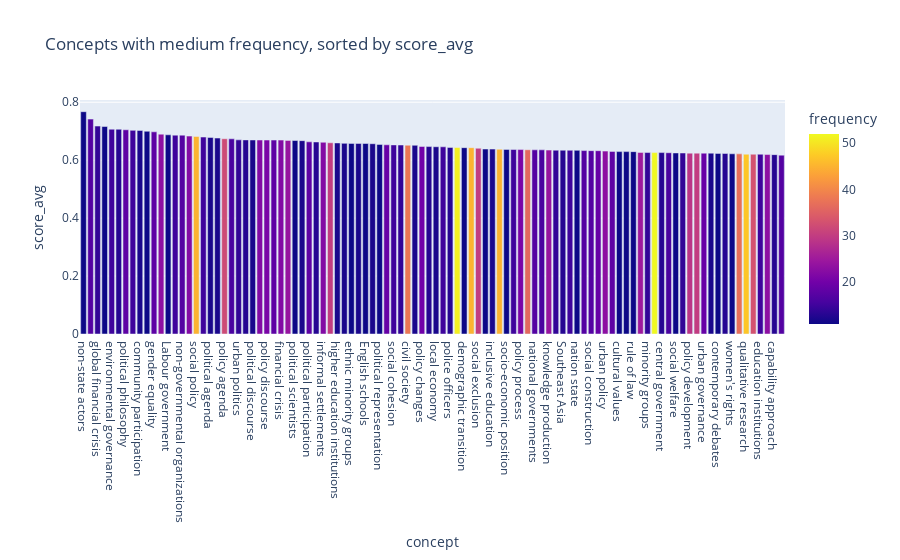

Notebook cell for this chart:
### Markdown cell above
### 4.2 [Method 2] prefiltering by `frequency` and sorting by `score_avg`

This method also allows to isolate interesting concepts, even if they are not very frequently appearing in our dataset.

### Code cell
temp = concepts_unique.query("frequency > 10 & frequency < 100").sort_values(["score_avg", "frequency"], ascending=False)

px.bar(temp[:100], 
       title="Concepts with medium frequency, sorted by score_avg",
       x="concept", y="score_avg", 
       height=600,
       color="frequency")

### Figure 1 — Plotly figure (JSON) as saved in the notebook; plotly's stock layout.template omitted (floating-point values rounded to 4 significant figures)
{"data": [{"alignmentgroup": "True", "hovertemplate": "concept=%{x}<br>score_avg=%{y}<br>frequency=%{marker.color}<extra></extra>", "legendgroup": "", "marker": {"color": [11, 17, 14, 11, 15, 13, 18, 15, 12, 11, 18, 23, 11, 15, 17, 22, 45, 15, 12, 12, 32, 16, 14, 13, 12, 22, 21, 18, 22, 24, 11, 12, 18, 13, 22, 30, 12, 12, 11, 12, 11, 12, 11, 19, 15, 14, 38, 12, 20, 13, 12, 15, 13, 51, 11, 45, 30, 11, 12, 45, 11, 15, 21, 36, 17, 16, 24, 14, 13, 15, 11, 17, 17, 19, 23, 18, 11, 11, 11, 25, 14, 52, 13, 16, 11, 14, 29, 30, 19, 12, 11, 13, 11, 37, 47, 33, 15, 23, 13, 17], "coloraxis": "coloraxis"}, "name": "", "offsetgroup": "", "orientation": "v", "showlegend": false, "textposition": "auto", "type": "bar", "x": ["non-state actors", "Sustainable Development Goals", "global financial crisis", "policy mobilities", "environmental governance", "political change", "political philosophy", "climate change adaptation", "community participation", "party politics", "gender equality", "welfare state", "Labour government", "political ecology", "non-governmental organizations", "political system", "social policy", "development policies", "political agenda", "domestic violence", "policy agenda", "political institutions", "urban politics", "policy approaches", "political discourse", "housing policy", "policy discourse", "policy framework", "financial crisis", "policy analysis", "political scientists", "policy reforms", "political participation", "ethnic identity", "informal settlements", "political parties", "higher education institutions", "environmental justice", "ethnic minority groups", "political thought", "English schools", "policy documents", "political representation", "social inclusion", "social cohesion", "social order", "civil society", "educational reform", "policy changes", "policy actors", "local economy", "change adaptation", "police officers", "local governments", "demographic transition", "power relations", "social exclusion", "urban fabric", "inclusive education", "education policy", "socio-economic position", "Cold War", "policy process", "government policy", "national governments", "inner city", "knowledge production", "income inequality", "Southeast Asia", "planning policies", "nation state", "policy areas", "social construction", "middle class", "urban policy", "Soviet Union", "cultural values", "state policies", "rule of law", "urban change", "minority groups", "economic growth", "central government", "good governance", "social welfare", "innovation system", "policy development", "regional development", "urban governance", "social determinants", "contemporary debates", "Latin American cities", "women's rights", "social justice", "qualitative research", "qualitative interviews", "education institutions", "political context", "capability approach", "ethnic minorities"], "xaxis": "x", "y": [0.7673, 0.7417, 0.7177, 0.7162, 0.707, 0.7068, 0.705, 0.703, 0.7028, 0.6999, 0.6979, 0.6898, 0.6876, 0.6865, 0.6864, 0.6832, 0.6819, 0.6798, 0.6785, 0.6764, 0.6741, 0.6737, 0.6702, 0.6701, 0.6698, 0.6697, 0.6695, 0.6695, 0.6694, 0.6684, 0.6679, 0.6674, 0.6633, 0.6628, 0.6618, 0.6601, 0.6595, 0.658, 0.658, 0.6578, 0.6576, 0.6568, 0.6544, 0.6531, 0.6528, 0.6523, 0.6517, 0.6514, 0.6473, 0.647, 0.6464, 0.6462, 0.6441, 0.6437, 0.6432, 0.6432, 0.6412, 0.6385, 0.6383, 0.6378, 0.6371, 0.6368, 0.6366, 0.636, 0.6358, 0.6357, 0.6348, 0.6346, 0.6345, 0.6343, 0.6341, 0.6332, 0.6328, 0.6327, 0.6313, 0.6304, 0.6296, 0.6295, 0.6295, 0.6268, 0.6264, 0.6262, 0.6262, 0.6257, 0.625, 0.6248, 0.6243, 0.6243, 0.6242, 0.6242, 0.6234, 0.6232, 0.622, 0.6218, 0.6206, 0.6206, 0.6206, 0.6195, 0.6191, 0.6174], "yaxis": "y"}], "layout": {"autosize": true, "barmode": "relative", "coloraxis": {"colorbar": {"title": {"text": "frequency"}}, "colorscale": [[0, "#0d0887"], [0.1111, "#46039f"], [0.2222, "#7201a8"], [0.3333, "#9c179e"], [0.4444, "#bd3786"], [0.5556, "#d8576b"], [0.6667, "#ed7953"], [0.7778, "#fb9f3a"], [0.8889, "#fdca26"], [1, "#f0f921"]]}, "legend": {"tracegroupgap": 0}, "title": {"text": "Concepts with medium frequency, sorted by score_avg"}, "xaxis": {"anchor": "y", "autorange": true, "domain": [0, 1], "range": [-0.5, 99.5], "title": {"text": "concept"}, "type": "category"}, "yaxis": {"anchor": "x", "autorange": true, "domain": [0, 1], "range": [0, 0.8077], "title": {"text": "score_avg"}, "type": "linear"}}}
